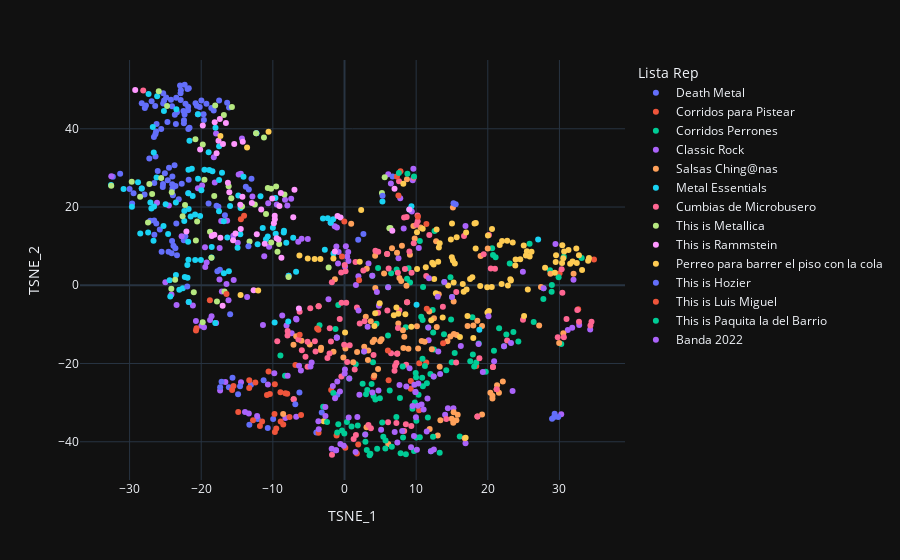

The notebook cell this image was saved under:
### Code cell
#And finally, an interactive graph of this results is generated
#It is interesting to see that certian genres can be visually told appart from others in a graphic way merely by considering their TSNE values
fig = px.scatter(df, x="TSNE_1", y="TSNE_2", color="Lista Rep", hover_data=['cancion'], template="plotly_dark")
fig.show()
